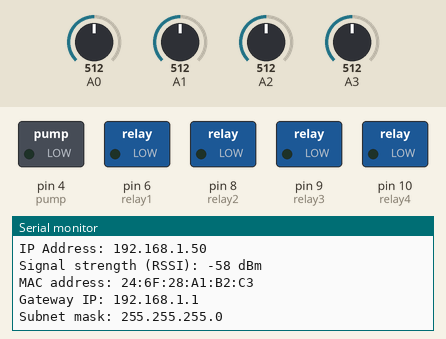
This sketch was run on a simulated Arduino Mega 2560, built with avr-gcc and run on an emulated ATmega2560. Shown: switched loads named in the sketch (green lamp = pin HIGH), the last lines printed to the serial monitor. The inputs (shaded band) are chosen by the test bench; at power-on: A0 = 512, A1 = 512, A2 = 512, A3 = 512. WiFi joins after 1.5 s; servers stay silent unless stated; uploads are accepted with an empty reply; not simulated (calls return 0 or success): wifi_config.h.

Above: at 14.8 s.
14.9 s: A0 set to 716
At 19.6 s:
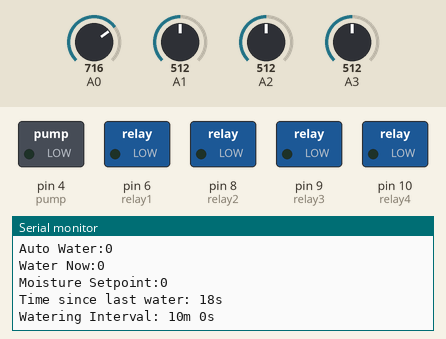
20.4 s: A1 set to 716
At 22.3 s:
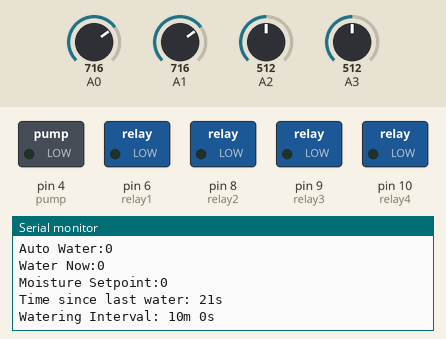
25.9 s: A2 set to 716
At 30.02 s:
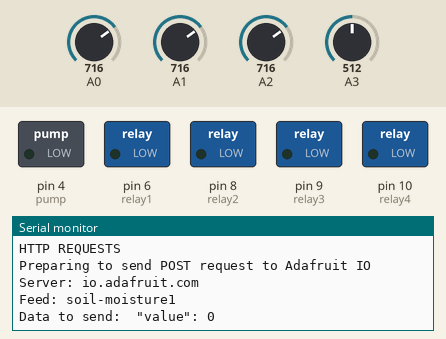
31.4 s: A3 set to 716
At 32.7 s:
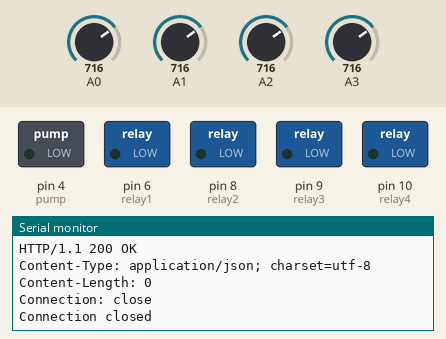
38.7 s: A0 set to 306
At 40.3 s:
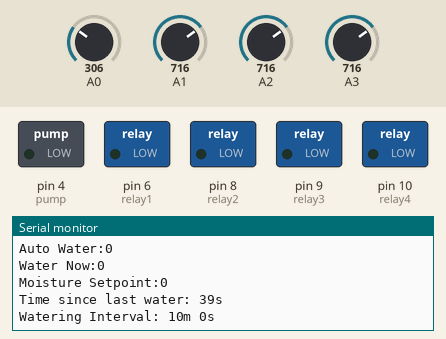
44.2 s: A1 set to 306
At 44.21 s:
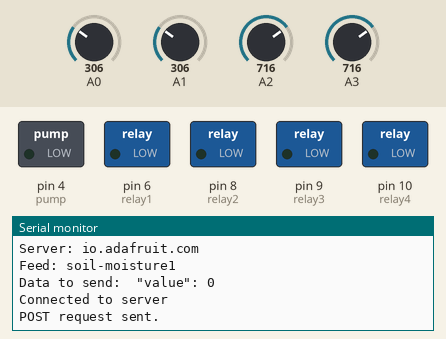
Timing chart, 0 to 47.2 s (numbered marks = the images above; inputs shaded):
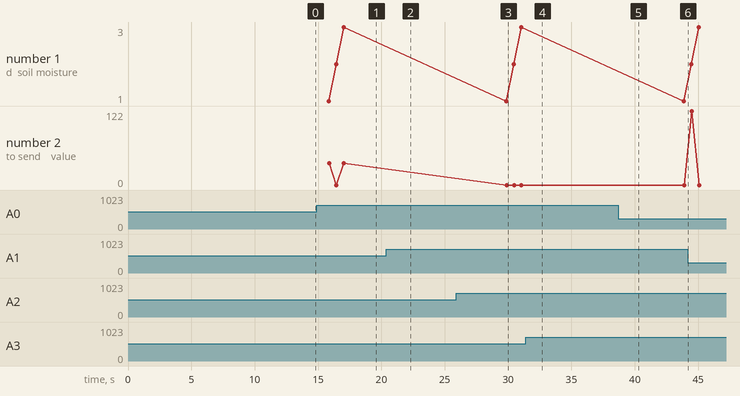

Measured:
- after the input at 14.9 s, the serial monitor: prints a new line after 0.83 s (image 1)
- after the input at 20.4 s, the serial monitor: prints a new line after 0.69 s (image 2)
- after the input at 25.9 s, the serial monitor: prints a new line after 1.7 s (image 3)
- after the input at 38.7 s, the serial monitor: prints a new line after 0.73 s (image 5)

The sketch:

auto_garden_v2.ino
```cpp
/*
  AUTO GARDEN

    Post data to Adafruit IO for moisture sensors
  V2
    HTTP GET for auto_water and water_now


*/

////////////////////////////////
// L  I  B  R  A  R  I  E  S  //
////////////////////////////////

#include "Wire.h"         //talk to relays and sensors
#include "U8glib.h"       //think this is the display driver
#include "RTClib.h"       //realtime clock
RTC_DS1307 RTC;

#include "WiFiEsp.h"

// Include the WiFi configuration header
#include "wifi_config.h"  // Add this line at the beginning of your includes

////////////////////////////////
// V  A  R  I  A  B  L  E  S  //
////////////////////////////////


// WIFI SETUP
// Remove or comment out the hardcoded WiFi credentials
// char ssid[] = "_Josh";            // your network SSID (name)
// char pass[] = "blueberries";        // your network password
int status = WL_IDLE_STATUS;     // the Wifi radio's status
// Initialize the Ethernet client object
WiFiEspClient client;

// IO POST SETUP
char server[] = "io.adafruit.com";

unsigned long lastConnectionTime = 0;         // last time you connected to the adafruit.io server, in milliseconds (GET AND POST) (0 ms = never connected)
unsigned long lastConnectionTimeIFTTT = 9999999;         // last time you connected to the ifttt server, in milliseconds (GET AND POST). 9999999 is ~2.8 hours, simulating "forever ago"
const unsigned long postingInterval = 10000L; // 1 hour in milliseconds - delay between http updates, in milliseconds. L forces long (3600000L ms = 1 hour (effectively stopping HTTP requests).  Typically 10000L ms = 10 seconds)
const unsigned long postingIntervalIFTTT = 100000L; // delay between http updates, in milliseconds. L forces long (100000 ms = 100 seconds or ~1.7 minutes)
static unsigned long currentMillis_send = 0;  // dont think this one is used (0 ms = start of program)
static unsigned long Lasttime_send = 0;       // last time you sent, used? (0 ms = never sent)


// set all moisture sensors PIN ID
int moisture1 = A0;
int moisture2 = A1;
int moisture3 = A2;
int moisture4 = A3;

// declare moisture values
int moisture1_value = 0 ;
int moisture2_value = 0;
int moisture3_value = 0;
int moisture4_value = 0;

// set water relays
int relay1 = 6;
int relay2 = 8;
int relay3 = 9;
int relay4 = 10;

// set water pump
int pump = 4;

// set button
int button = 12;

//pump state    1:open   0:close
int pump_state_flag = 0;

//relay1 state    1:open   0:close
int relay1_state_flag = 0;

//relay2 state   1:open   0:close
int relay2_state_flag = 0;

//relay3 state  1:open   0:close
int relay3_state_flag = 0;

//relay4 state   1:open   0:close
int relay4_state_flag = 0;


char daysOfTheWeek[7][12] = {"Sun", "Mon", "Tues", "Wed", "Thur", "Fri", "Sat",};
unsigned long nowtime;
unsigned long endtime;
unsigned long nowtimeNext;
unsigned long nowtime1;
unsigned long endtime1;
unsigned long nowtimeNext1;
unsigned long nowtime2;
unsigned long endtime2;
unsigned long nowtimeNext2;
unsigned long nowtime3;
unsigned long endtime3;
unsigned long nowtimeNext3;

int auto_water = 0;
int water_now = 0;
int moisture_setpoint = 0;
int io_auto_water = 0;
int io_water_now = 0;
int io_moisture_setpoint = 0;
static unsigned long lasttime_water = 0;      // last time you watered
const unsigned long wateringInterval = 600000L; //10 mins. 40000L;4000000L(1hr) - short for testing. First water waits interval //watering interval. 4M ms = 64 mins

// Add these function prototypes before setup()
void read_value();
void should_water();
void water_plants();
void httpPostRequestAdafeed(int value, String feed);
int httpGetRequest(String feed, int maxRetries = 3);
void httpPostRequestIFTTT(String event);
void printWifiStatus();
String formatTime(unsigned long milliseconds);

// At the top of your file, add these global variables
unsigned long lastWifiCheck = 0;
const unsigned long wifiCheckInterval = 30000; // Check WiFi every 30 seconds

////////////////////
// S  E  T  U  P  //
////////////////////

void setup()
{
  // initialize serial for debugging
  Serial.begin(9600);
  Serial.print("SETUP");
  // initialize serial for ESP module
  Serial1.begin(115200);
  // initialize ESP module
  WiFi.init(&Serial1);


  // check for the presence of the esp wifi chip
  if (WiFi.status() == WL_NO_SHIELD) {
    Serial.println("WiFi chip not present");
    // don't continue
    while (true);
  }

  // attempt to connect to WiFi network
  int attempts = 0;
  while (status != WL_CONNECTED && attempts < 10) {
    Serial.print("Attempt ");
    Serial.print(attempts + 1);
    Serial.print(": Connecting to WPA SSID: ");
    Serial.println(ssid);
    // Connect to WPA/WPA2 network. Use variables from the header file.
    status = WiFi.begin(ssid, pass);
    delay(10000); // Wait 10 seconds between attempts
    attempts++;
  }

  if (status == WL_CONNECTED) {
    Serial.println("You're connected to the network");
    printWifiStatus();
  } else {
    Serial.println("Failed to connect to the network after 10 attempts");
  }

  //other stuff
  delay(2000);
  Wire.begin();
  RTC.begin();            // begin clock
  Serial.begin(9600);     // begin serial output for pc
  // declare relay as output
  pinMode(relay1, OUTPUT); //valve 1
  pinMode(relay2, OUTPUT); //valve 2
  pinMode(relay3, OUTPUT); //valve 3
  pinMode(relay4, OUTPUT); //valve 4
  // declare pump as output
  pinMode(pump, OUTPUT);
  // declare switch as input
  pinMode(button, INPUT);
  // water_flower();

}


//////////////////
//  L  O  O  P  //
//////////////////

void loop()   // MAIN LOOP
{
  // Check WiFi connection periodically
  if (millis() - lastWifiCheck > wifiCheckInterval) {
    checkWiFiConnection();
    lastWifiCheck = millis();
  }

  delay(2000);
  read_value();

  // Print sensor values in a table format
  Serial.print("LOOP | ");
  Serial.print(String(moisture1_value).length() < 2 ? " " : "");
  Serial.print(moisture1_value);
  Serial.print(" | ");
  Serial.print(String(moisture2_value).length() < 2 ? " " : "");
  Serial.print(moisture2_value);
  Serial.print(" | ");
  Serial.print(String(moisture3_value).length() < 2 ? " " : "");
  Serial.print(moisture3_value);
  Serial.print(" | ");
  Serial.print(String(moisture4_value).length() < 2 ? " " : "");
  Serial.println(moisture4_value);

  // HTTP GET/POST CONNECTIONS ADAFRUIT (Spam Protected, 10s posting time)
  if (millis() - lastConnectionTime > postingInterval) {
    // if 10 seconds have passed since your last connection,
    //  connect again and send data
    // AKA don't spam
    Serial.println("HTTP REQUESTS");

    //POST MOISTURE SENSOR DATA
    //POST Moisture 1
    httpPostRequestAdafeed(moisture1_value, "soil-moisture1");

    //POST Moisture 2
    httpPostRequestAdafeed(moisture2_value, "soil-moisture2");

    //POST Moisture 3
    httpPostRequestAdafeed(moisture3_value, "soil-moisture3");


    //POST Bucket Water Levle (Moisture 4)
    //httpPostRequestAdafeed(moisture4_value, "water-bucket-level");

    // GET AUTO GARDEN STATE
    delay(500);
    //io_auto_water = httpGetRequest("auto-water", 3);
    delay(500);
    //io_water_now = httpGetRequest("water-now", 3);
    delay(500);
    //io_moisture_setpoint = httpGetRequest("moisture-setpoint", 3);


    // LOG GONNECTION. Already doing this in http****request? no harm you're already here
    lastConnectionTime = millis();
  }


  // WATER PLANTS

  should_water();
  if (water_now == 1) {
    //Decided to water!
    Serial.println("Decided to water, water-now=");
    Serial.println(water_now);
    water_plants();
  }
  //    water_plants()


  // WATER BUCKET LEVEL

  if (moisture4_value > 10000) { //100 is better, 10000 to basically disable it.
    Serial.println("Water level high. Turning off dehumidifier");
    //Water Level High, turn of dehumidifier
    if (millis() - lastConnectionTimeIFTTT > postingIntervalIFTTT) {

      // httpPostRequestIFTTT("Dehumidifier_off");
      // HTTP call to IFTTT webhook
      Serial.println("Water level high. Here's where you would turn off dehumidifier via IFTTT webhook.");
    }
  }
  else {
    //Water level not high
    //Dehumidifier on, or nothing? how to get humidifier state? Might have to set up tuya API or spam ON's. Maybe day-limit ON calls.
  }


  //end loop
}


/////////////////////////////////
//  F  U  N  C  T  I  O  N  S  //
/////////////////////////////////


// READ MOISTURE VALUE
void read_value()
{
  // Hardware notes:
  // Each moisture sensor is connected via a 4-pin analog JST connector
  // PIN layout:
  // RED = GROUND
  // BLACK = VCC (5V) (a crime I KNOW)
  // WHITE = SENSOR SIGNAL (connected to analog pins A0, A1, A2, A3)
  // Note: The fourth pin is not used in this setup

  // ON New Capacitive Moisture Sensor: (THE RIGHT WAY)
  // RED = VCC
  // BLACK = GROUND
  // YELLOW = SENSOR SIGNAL


  /************These is for capacitive moisture sensor*********/
  float value1 = analogRead(A1);
  moisture1_value = map(value1, 600, 360, 0, 100); delay(20); //MAP probably normalizes it from sensor ticks to %, wait 20s
  if (moisture1_value < 0) {                               //avoid negative value cases
    moisture1_value = 0;
  }
  float value2 = analogRead(A0);
  moisture2_value = map(value2, 600, 360, 0, 100); delay(20);
  if (moisture2_value < 0) {
    moisture2_value = 0;
  }
  float value3 = analogRead(A2);
  moisture3_value = map(value3, 600, 360, 0, 100); delay(20);
  if (moisture3_value < 0) {
    moisture3_value = 0;
  }
  float value4 = analogRead(A3);
  moisture4_value = map(value4, 600, 360, 0, 100); delay(20);
  if (moisture4_value < 0) {
    moisture4_value = 0;
  }
  // A4 is also available
}


// SOULD WATER?

void should_water()
{
  // process server values
  if (io_auto_water == -1) {
    Serial.print("Bad io_auto_water return value from io: ");
    Serial.println(io_auto_water);
  }
  else {
    auto_water = io_auto_water;
  }
  if (io_water_now == -1) {
    Serial.print("Bad io_water_now return value from io: ");
    Serial.println(io_water_now);
  }
  else {
    water_now = io_water_now;
  }

  if (io_moisture_setpoint == -1) {
    Serial.print("Bad io_moisture_setpoint return value from io: ");
    Serial.println(io_moisture_setpoint);
  }
  else {
    moisture_setpoint = io_moisture_setpoint;
  }


  //get auto water status
  Serial.println("Should water?");
  Serial.print("Auto Water:");
  Serial.println(auto_water);
  Serial.print("Water Now:");
  Serial.println(water_now);
  Serial.print("Moisture Setpoint:");
  Serial.println(moisture_setpoint);


  //AUTO WATER

  unsigned long timeSinceLastWater = millis() - lasttime_water;
  String formattedTimeSinceLastWater = formatTime(timeSinceLastWater);
  String formattedWateringInterval = formatTime(wateringInterval);

  Serial.print("Time since last water: ");
  Serial.println(formattedTimeSinceLastWater);
  Serial.print("Watering Interval: ");
  Serial.println(formattedWateringInterval);

  //If (haven't watered recently) and (auto water on) and (mosture value below setpoint)
  if ((timeSinceLastWater > wateringInterval) && (auto_water == 1) && (moisture1_value < moisture_setpoint)) {
    Serial.println("Auto Water Triggered");
    water_now = 1;
    httpPostRequestAdafeed(water_now, "water-now"); //send to server

  }

  //check moisture state
  //water_now=1; //debug


}


// WATER PLANTS
void water_plants()
{
  //open relay and activate pump
  Serial.println("WATERING NOW!!");
  digitalWrite(relay1, HIGH);     //relay that's the gate for the water
  relay1_state_flag = 1;
  delay(50);
  //if (pump_state_flag == 0)       //if not pumping already
  //{
  digitalWrite(pump, HIGH);
  pump_state_flag = 1;
  delay(50);
  //}

  Serial.println("things are getting wet...");
  //else if (moisture1_value > 55)  //original code only stops watering once wet
  //Water Flow:
  delay(20000); //couple seconds

  //close the relay
  Serial.println("Water stopping.");
  digitalWrite(relay1, LOW);
  relay1_state_flag = 0;
  delay(50);

  //stop the pump
  digitalWrite(pump, LOW);
  pump_state_flag = 0;
  delay(50);

  //log the watering
  lasttime_water = millis();

  //set water now to 0 and send to io
  water_now = 0;
  io_water_now = 0;
  Serial.println("Setting water_now to 0 on IO");
  httpPostRequestAdafeed(water_now, "water-now");


  //
}


// HTTP POST REQUEST
// this method makes a HTTP connection to the server
// and POSTS to an IO feed
void httpPostRequestAdafeed(int value, String feed)
{
  client.stop();
  char server[] = "io.adafruit.com";

  String data = "{\n\"value\": " + String(value) + "\n}";

  Serial.println("Preparing to send POST request to Adafruit IO");
  Serial.print("Server: ");
  Serial.println(server);
  Serial.print("Feed: ");
  Serial.println(feed);
  Serial.print("Data to send: ");
  String printData = data.substring(1, data.length() - 1);
  printData.replace('\n', ' ');
  Serial.println(printData);

  if (client.connect(server, 80)) {
    Serial.println("Connected to server");

    String poststring = "POST /api/v2/jpriebe/feeds/" + feed + "/data HTTP/1.1";
    client.println(poststring);
    client.println(F("Host: io.adafruit.com"));
    client.println(F("X-AIO-Key: 8c039146eedd4d65a83333349cbdab74"));
    client.println(F("Connection: keep-alive"));
    client.println(F("Content-Type: application/json"));
    client.print("Content-Length: ");
    client.println(String(data.length()));
    client.println();
    client.println(data);

    Serial.println("POST request sent.");

    // Wait a short time for any immediate error response
    delay(100);

    if (client.available()) {
      Serial.println("Received immediate response:");
      while (client.available()) {
        Serial.write(client.read());
      }
    } else {
      Serial.println("No immediate response received. Assuming successful POST.");
    }

    lastConnectionTime = millis();
  }
  else {
    Serial.println("Connection failed");
  }

  client.stop();
  Serial.println("Connection closed");
}


// HTTP GET REQUEST
// this method makes a HTTP connection to the server
// and GETs an IO feed value
// returns: value(int) if found or -1 if not
int httpGetRequest(String feed, int maxRetries) {
  for (int retry = 0; retry < maxRetries; retry++) {
    client.stop();
    const char* server = "io.adafruit.com";

    Serial.println("--------------------");
    Serial.print("GET Request Attempt: ");
    Serial.println(retry + 1);
    Serial.print("Feed: ");
    Serial.println(feed);

    Serial.println("Attempting to connect to Adafruit IO...");
    if (client.connect(server, 80)) {
      Serial.println("Connected to Adafruit IO.");

      String getRequest = "GET /api/v2/jpriebe/feeds/" + feed + "/data/last HTTP/1.1";
      Serial.println("Sending GET request:");
      Serial.println(getRequest);

      client.println(getRequest);
      client.println("Host: io.adafruit.com");
      client.println("X-AIO-Key: 8c039146eedd4d65a83333349cbdab74");
      client.println("Connection: close");
      client.println();

      Serial.println("GET request sent. Waiting for response...");

      unsigned long timeout = millis();
      while (client.available() == 0) {
        if (millis() - timeout > 5000) {
          Serial.println(">>> Client Timeout !");
          client.stop();
          delay(100);
          break;
        }
      }

      if (client.available()) {
        String response = client.readString();
        Serial.println("Response received:");
        Serial.println(response);

        int valueStart = response.indexOf("\"value\":") + 8;
        int valueEnd = response.indexOf("}", valueStart);
        if (valueStart > 8 && valueEnd > valueStart) {
          String valueStr = response.substring(valueStart, valueEnd);
          valueStr.trim();
          int value = valueStr.toInt();
          client.stop();
          return value;
        } else {
          Serial.println("Failed to parse value from response");
        }
      } else {
        Serial.println("No response received");
      }
    } else {
      Serial.println("Connection failed");
    }
    Serial.println("Retrying...");
    delay(1000); // Wait a second before retrying
  }
  Serial.println("Failed after all retries");
  return -1; // Failed after all retries
}


// IFTTT HTTP POST REQUEST
// this method makes a HTTP connection to the server
// and POSTS to an IO feed
void httpPostRequestIFTTT(String event)
{

  //https://ifttt.com/maker_webhooks/triggers/event

  // example in curl:
  // curl -X POST -H -d https://maker.ifttt.com/trigger/Dehumidifier_off/with/key/dZY0w4W9KOxljr_RT_9gmPpZQTVyJc6ZIt1AuroYAKr

  // close any connection before send a new request
  // this will free the socket on the WiFi shield
  client.stop();
  char server[] = "maker.ifttt.com";


  // if there's a successful connection
  if (client.connect(server, 80)) {
    Serial.println("Connecting...");
    delay(2000);
    //send the HTTP POST request
    String poststring = "POST /trigger/" + event + "/with/key/dZY0w4W9KOxljr_RT_9gmPpZQTVyJc6ZIt1AuroYAKr HTTP/1.1";
    client.println(poststring);
    //client.println(" HTTP/1.1");
    client.println("Host: maker.ifttt.com");
    client.println("Connection: close");
    client.println(); // end http header

    // note the time that the connection was made
    lastConnectionTimeIFTTT = millis();

    // Wait for the response from the server
    while (client.connected()) {
      if (client.available()) {
        char c = client.read();
        Serial.write(c);
      }
    }

    Serial.println("\nRequest complete.");
    client.stop();
  }
  else {
    // if you couldn't make a connection
    Serial.println("Connection failed");
  }
}


// PRINT WIFI STATUS

void printWifiStatus()
{
  // Print the current WiFi status
  Serial.print("WiFi status: ");
  Serial.println(WiFi.status());

  // print the SSID of the network you're attached to
  Serial.print("SSID: ");
  Serial.println(WiFi.SSID());

  // print your WiFi shield's IP address
  IPAddress ip = WiFi.localIP();
  Serial.print("IP Address: ");
  Serial.println(ip);

  // print the received signal strength
  long rssi = WiFi.RSSI();
  Serial.print("Signal strength (RSSI): ");
  Serial.print(rssi);
  Serial.println(" dBm");

  // Print MAC address
  byte mac[6];
  WiFi.macAddress(mac);
  Serial.print("MAC address: ");
  for (int i = 0; i < 6; i++) {
    Serial.print(mac[i], HEX);
    if (i < 5) Serial.print(":");
  }
  Serial.println();

  // Print gateway IP
  IPAddress gateway = WiFi.gatewayIP();
  Serial.print("Gateway IP: ");
  Serial.println(gateway);

  // Print subnet mask
  IPAddress subnet = WiFi.subnetMask();
  Serial.print("Subnet mask: ");
  Serial.println(subnet);
}

void checkWiFiConnection() {
  if (WiFi.status() != WL_CONNECTED) {
    Serial.println("WiFi connection lost. Reconnecting...");
    WiFi.disconnect();
    delay(1000);
    WiFi.begin(ssid, pass);

    int attempts = 0;
    while (WiFi.status() != WL_CONNECTED && attempts < 20) {
      delay(500);
      Serial.print(".");
      attempts++;
    }

    if (WiFi.status() == WL_CONNECTED) {
      Serial.println("Reconnected to WiFi");
    } else {
      Serial.println("Failed to reconnect to WiFi");
    }
  }
}

String formatTime(unsigned long milliseconds) {
  unsigned long seconds = milliseconds / 1000;
  unsigned long minutes = seconds / 60;
  unsigned long hours = minutes / 60;
  seconds %= 60;
  minutes %= 60;

  String result = "";
  if (hours > 0) {
    result += String(hours) + "h ";
  }
  if (minutes > 0 || hours > 0) {
    result += String(minutes) + "m ";
  }
  result += String(seconds) + "s";
  return result;
}
```
